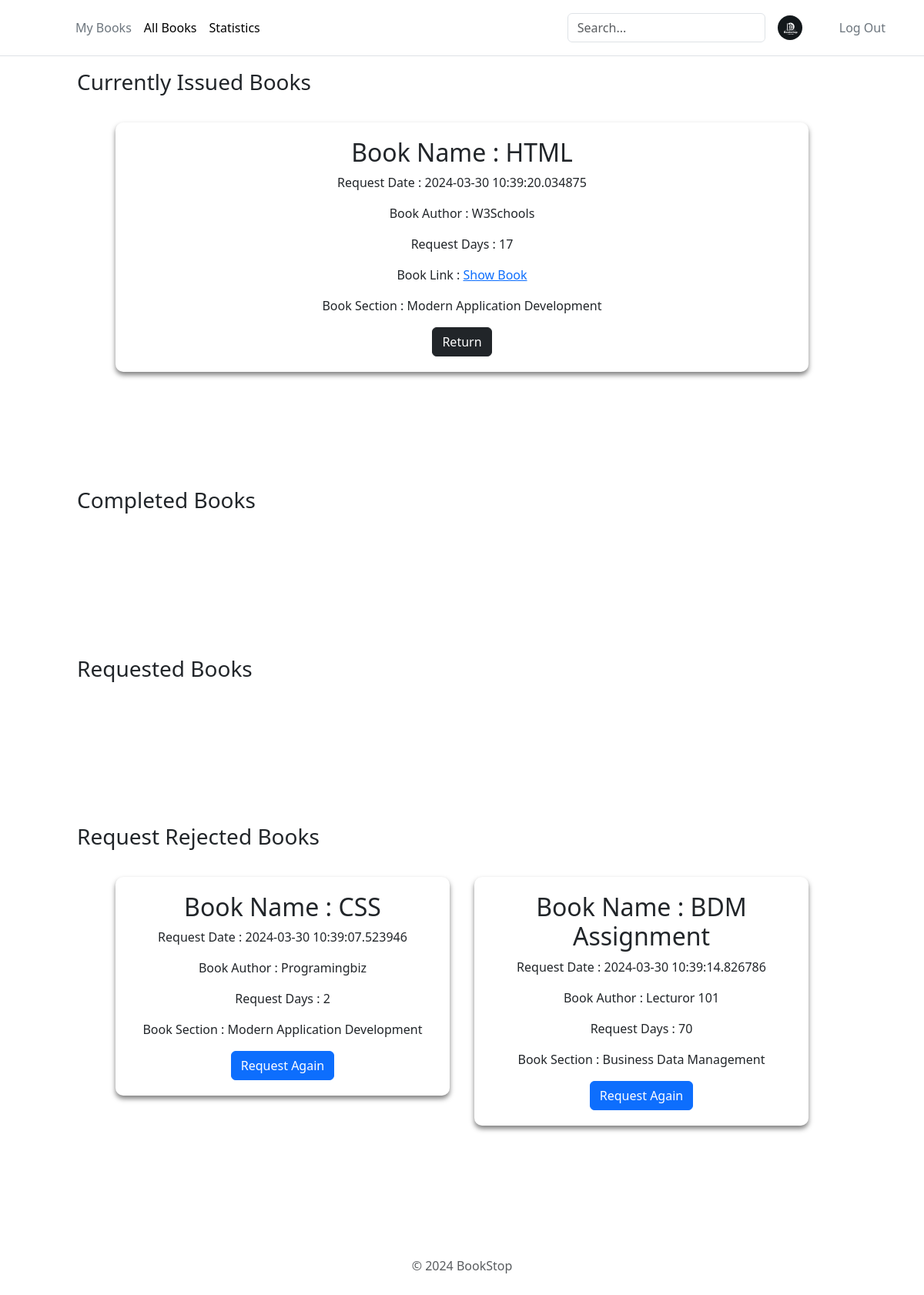
Page /myBooks (signed in) on the earlier database version.
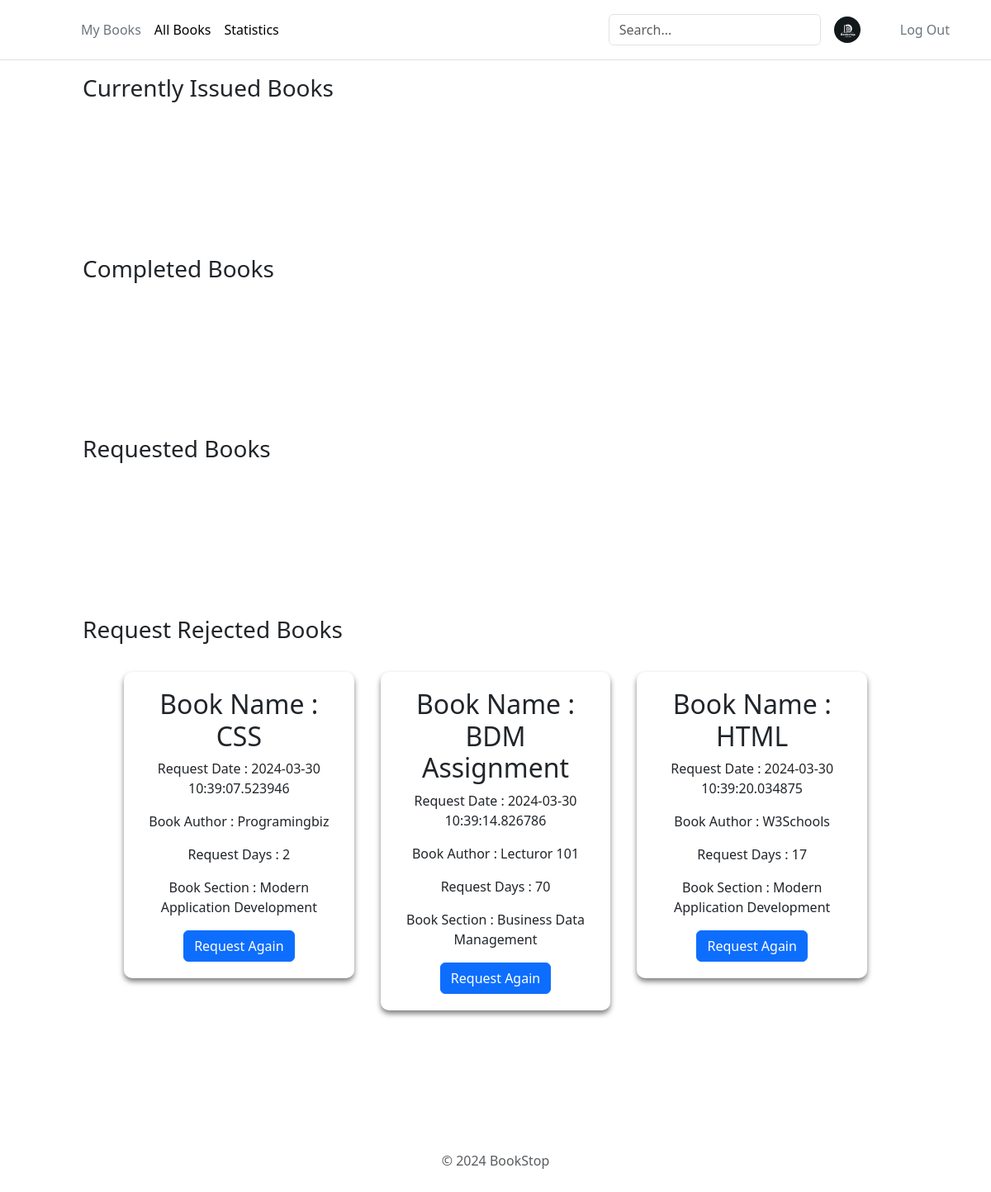
Same page on the later database version.
### app.py (models this page shows)
class BookIssue(db.Model):
    __tablename__ = 'BookIssue'
    IssueId = db.Column(db.Integer, autoincrement=True, primary_key=True)
    UserId = db.Column(db.Integer, db.ForeignKey(User.UserId), nullable=False)
    BookId = db.Column(db.Integer, db.ForeignKey(Books.BookId), nullable=False)
    SectionId = db.Column(db.Integer, db.ForeignKey(Section.SectionId), nullable=False)
    RequestDate = db.Column(db.DateTime, nullable=False, default=datetime.datetime.utcnow)
    Days = db.Column(db.Integer, nullable=False)
    IssueDate = db.Column(db.String)
    IssueStatus = db.Column(db.String, nullable=False)
    LastIssueStatusDate = db.Column(db.String)

### app.py (the view, shortened to what this page needs)
@app.route("/myBooks", methods=["GET","POST"])
def myBooks():
    if 'user_id' not in session:
        return redirect(url_for('userLogin'))
    BookIssueMergeTable = BookIssueMerge.query.filter(
        BookIssueMerge.UserId == session['user_id'],
        BookIssueMerge.Section_Title.isnot(None),
        BookIssueMerge.Author.isnot(None),
        BookIssueMerge.Book_Title.isnot(None),
        BookIssueMerge.IssueStatus == "requested",
        BookIssueMerge.UserName.isnot(None)).all()
    ApprovedBookIssueMergeTable = BookIssueMerge.query.filter(
        BookIssueMerge.UserId == session['user_id'],
        BookIssueMerge.Section_Title.isnot(None),
        BookIssueMerge.Author.isnot(None),
        BookIssueMerge.Book_Title.isnot(None),
        BookIssueMerge.IssueStatus == "Approved",
        BookIssueMerge.UserName.isnot(None)).all()
    RejectedBookIssueMergeTable = BookIssueMerge.query.filter(
        BookIssueMerge.UserId == session['user_id'],
        BookIssueMerge.Section_Title.isnot(None),
        BookIssueMerge.Author.isnot(None),
        BookIssueMerge.Book_Title.isnot(None),
        BookIssueMerge.IssueStatus == "Rejected",
        BookIssueMerge.UserName.isnot(None)).all()
    ExpiredBookIssueMergeTable = BookIssueMerge.query.filter(
        BookIssueMerge.UserId == session['user_id'],
        BookIssueMerge.Section_Title.isnot(None),
        BookIssueMerge.Author.isnot(None),
        BookIssueMerge.Book_Title.isnot(None),
        BookIssueMerge.IssueStatus == "Expired",
        BookIssueMerge.UserName.isnot(None)).all()
    return render_template("myBooks.html", approvedBooks = ApprovedBookIssueMergeTable, rejectedBooks = RejectedBookIssueMergeTable, issueBooks = BookIssueMergeTable,
    expiredBooks = ExpiredBookIssueMergeTable)

### templates/myBooks.html (shortened to what this page needs)
<!DOCTYPE html>
<html lang="en">
  <head>
    <link rel="stylesheet" href="/static/add-section.css" />
    {% include 'bootstrap.html' %}
  </head>
  <body>
    <div>
      {% include 'header.html' %}
      <div>
        <h3 class="firstHeading">Currently Issued Books</h3>
        <div class="main-container">
          {% for book in approvedBooks %}
          <div class="section-container" id="1">
            <h2>Book Name : {{book.Book_Title}}</h2>
            <p>Request Date : {{book.RequestDate}}</p>
            <p>Book Author : {{book.Author}}</p>
            <p>Request Days : {{book.Days}}</p>
            <p>
              Book Link :
              <a href="{{ url_for('download_book', filename=book.Book_Link) }}"
                >Show Book</a
              >
            </p>
            <div>
              <p>Book Section : {{book.Section_Title}}</p>
            </div>
            <form action="/myBooks" method="post" style="display: inline">
              <button type="submit" class="btn btn-dark">Return</button>
            </form>
          </div>
          {% endfor %}
        </div>
        <h3>Completed Books</h3>
        <div class="main-container">
        </div>
        <h3>Requested Books</h3>
        <div class="main-container">
        </div>
        <h3>Request Rejected Books</h3>
        <div class="main-container">
          {% for book in rejectedBooks %}
          <div class="section-container" id="1">
            <h2>Book Name : {{book.Book_Title}}</h2>
            <p>Request Date : {{book.RequestDate}}</p>
            <p>Book Author : {{book.Author}}</p>
            <p>Request Days : {{book.Days}}</p>
            <div>
              <p>Book Section : {{book.Section_Title}}</p>
            </div>
            <form action="/myBooks" method="post" style="display: inline">
              <button type="submit" class="btn btn-primary">
                Request Again
              </button>
            </form>
          </div>
          {% endfor %}
        </div>
        {% include 'footer.html' %}
      </div>
    </div>
  </body>
</html>

### templates/bootstrap.html (shortened to what this page needs)
<link
  href="https://cdn.jsdelivr.net/npm/bootstrap@5.3.2/dist/css/bootstrap.min.css"
  rel="stylesheet"
/>

### templates/header.html (shortened to what this page needs)
<header class="p-3 mb-1 border-bottom">
  <div class="container">
    <div
      class="d-flex flex-wrap align-items-center justify-content-center justify-content-lg-start"
    >
      <a
        href="/"
        class="d-flex align-items-center mb-2 mb-lg-0 link-body-emphasis text-decoration-none"
      >
        <svg
          class="bi me-2"
          width="40"
          height="32"
          role="img"
          aria-label="Bootstrap"
        >
          <use xlink:href="#bootstrap" />
        </svg>
      </a>
      <ul
        class="nav col-12 col-lg-auto me-lg-auto mb-2 justify-content-center mb-md-0"
      >
        <li>
          <a href="/myBooks" class="nav-link px-2 link-secondary">My Books</a>
        </li>
        <li>
          <a href="/allBooks" class="nav-link px-2 link-body-emphasis"
            >All Books</a
          >
        </li>
        <li>
          <a href="/userStats" class="nav-link px-2 link-body-emphasis"
            >Statistics</a
          >
        </li>
      </ul>
      <form class="col-12 col-lg-auto mb-3 mb-lg-0 me-lg-3" role="search">
        <input
          type="search"
          class="form-control"
          placeholder="Search..."
          aria-label="Search"
          id="searchInput"
        />
      </form>
      <img
        src="/static/logo.jpg"
        alt="mdo"
        width="32"
        height="32"
        class="rounded-circle"
      />
      <ul class="nav" style="margin-left: 40px">
        <li>
          <a href="/logout" class="nav-link px-2 link-secondary">Log Out</a>
        </li>
      </ul>
    </div>
  </div>
</header>

### templates/footer.html
<div class="container">
  <footer class="py-3 my-4">
    <p class="text-center text-body-secondary">&copy; 2024 BookStop</p>
  </footer>
</div>

### static/add-section.css (style rules this page uses)
body { background-color: #2d2a2e; margin: 0; }
.main-container { display: flex; flex-wrap: wrap; padding: 130px; align-items: flex-start; gap: 2em; margin: 20px; }
.section-container { background-color: rgba(255, 255, 255, 0.1); backdrop-filter: blur(10px); border-radius: 10px; padding: 20px 20px; box-shadow: 0 4px 6px rgba(0, 0, 0, 0.5); text-align: center; width: 20%; flex-grow: 1; }
.firstHeading { padding-top: 90px; padding-left: 100px; margin-bottom: -115px !important; }
h3 { padding-left: 100px; margin-bottom: -115px !important; }
header { position: fixed; top: 0; left: 0; width: 100%; background-color: rgba(255, 255, 255, 0.9); z-index: 2; }
input, textarea { width: 100%; padding: 8px; border-radius: 4px; border: solid 1px #0d6efd; color: #000; }
input, textarea { margin-bottom: 20px; }

Differences in the rows shown:
changed BookIssue (number 3 of 3 on the later page): moves from the list under "Currently Issued Books" to the list under "Request Rejected Books"
